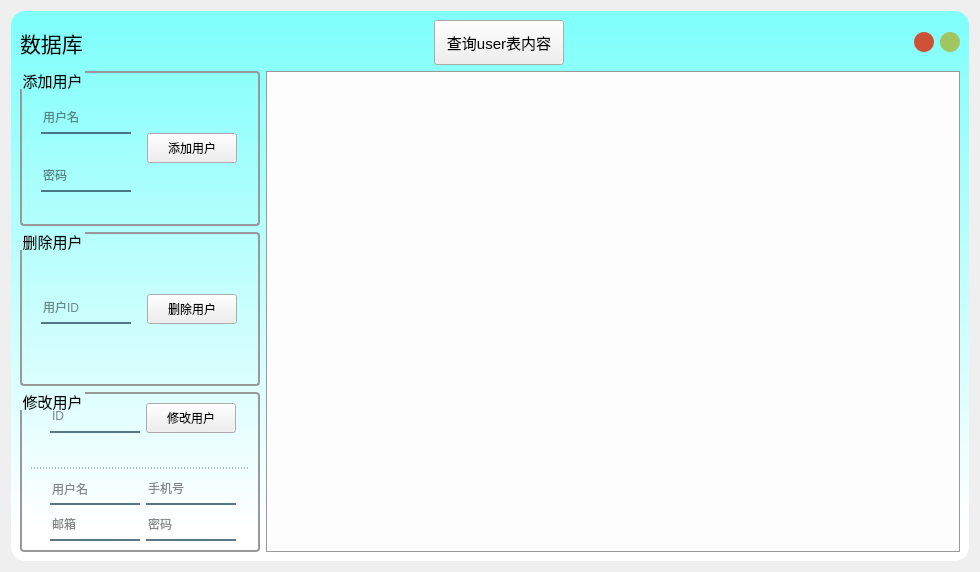
<?xml version="1.0" encoding="UTF-8"?>
<ui version="4.0">
 <class>Frame</class>
 <widget class="QFrame" name="Frame">
  <property name="geometry">
   <rect>
    <x>0</x>
    <y>0</y>
    <width>980</width>
    <height>572</height>
   </rect>
  </property>
  <property name="minimumSize">
   <size>
    <width>980</width>
    <height>0</height>
   </size>
  </property>
  <property name="windowTitle">
   <string>数据库</string>
  </property>
  <property name="windowIcon">
   <iconset resource="../res/app.qrc">
    <normaloff>:/icon/icon/首页.ico</normaloff>:/icon/icon/首页.ico</iconset>
  </property>
  <property name="styleSheet">
   <string notr="true">QPushButton#close_pushButton{
 background-color: #ce5137;
 border-radius:10px;
}

QPushButton#close_pushButton:hover{
 background-size: cover;
 background-image: url(:/icon/icon/close.svg);
}

QPushButton#min_pushButton{
 background-color: #a1c661;
 border-radius:10px;
}

QPushButton#min_pushButton:hover{
 background-size: cover;
 background-image: url(:/icon/icon/minimize.svg);
}

QWidget#widget{
background-color: qlineargradient(spread:pad, x1:0.5, y1:0, x2:0.5, y2:1, stop:0.0284091 rgba(129, 255, 251, 255), stop:0.9375 rgba(255, 255, 255, 255));

border-radius: 14;
}

QTableWidget, QTableView
{
    gridline-color: #999999;    /*表格中的网格线条颜色*/
    background: #FDFDFD;
    /*设置交替颜色，需要在函数属性中设置:tableWidget-&gt;setAlternatingRowColors(true)*/
    alternate-background-color: #EEEEEF;
    /*selection-color:#FDFDFD;    鼠标选中时前景色：文字颜色*/
    selection-background-color:#8BF;   /*鼠标选中时背景色*/
    border:1px solid #999999;  /*边框线的宽度、颜色*/
    /*border:none;    去除边界线*/
    /*border-radius:5px;*/
    /*padding:10px 10px;*/  /*表格与边框的间距*/
}
QTableView::item, QTabWidget::item{
    background: transparent;
	outline-style: none;
	border: none;
}

QTableView::item:hover {
	background: #8BF;
    border: 1px solid #EA2;
}

QTableView::item:selected {
	background: #8BF;
	color: #EEEEEF;
}

QTableView::item:selected:active {
	background: #59F;
	color: #EEEEEF;
}

QTableWidget QComboBox{
    margin: 2px;
    border: none;
}


QGroupBox {
border: 2px solid #999999;
border-radius: 4px;
margin-top: 0.5em;
}
QGroupBox::title {
subcontrol-origin: margin;
subcontrol-position: top left;
left: 1em;
top: 0.1em;
}
</string>
  </property>
  <layout class="QHBoxLayout" name="horizontalLayout">
   <item>
    <widget class="QWidget" name="widget" native="true">
     <property name="minimumSize">
      <size>
       <width>950</width>
       <height>550</height>
      </size>
     </property>
     <layout class="QVBoxLayout" name="verticalLayout_5">
      <item>
       <layout class="QHBoxLayout" name="horizontalLayout_6">
        <item>
         <layout class="QHBoxLayout" name="horizontalLayout_5">
          <item>
           <widget class="QLabel" name="label">
            <property name="font">
             <font>
              <family>楷体</family>
              <pointsize>16</pointsize>
              <weight>50</weight>
              <bold>false</bold>
             </font>
            </property>
            <property name="text">
             <string>数据库</string>
            </property>
           </widget>
          </item>
          <item>
           <spacer name="horizontalSpacer_2">
            <property name="orientation">
             <enum>Qt::Horizontal</enum>
            </property>
            <property name="sizeHint" stdset="0">
             <size>
              <width>88</width>
              <height>20</height>
             </size>
            </property>
           </spacer>
          </item>
          <item>
           <widget class="QPushButton" name="fresh_pushButton">
            <property name="minimumSize">
             <size>
              <width>130</width>
              <height>45</height>
             </size>
            </property>
            <property name="font">
             <font>
              <pointsize>11</pointsize>
             </font>
            </property>
            <property name="text">
             <string>查询user表内容</string>
            </property>
           </widget>
          </item>
          <item>
           <spacer name="horizontalSpacer">
            <property name="orientation">
             <enum>Qt::Horizontal</enum>
            </property>
            <property name="sizeHint" stdset="0">
             <size>
              <width>138</width>
              <height>20</height>
             </size>
            </property>
           </spacer>
          </item>
          <item>
           <widget class="QPushButton" name="close_pushButton">
            <property name="minimumSize">
             <size>
              <width>20</width>
              <height>20</height>
             </size>
            </property>
            <property name="maximumSize">
             <size>
              <width>20</width>
              <height>20</height>
             </size>
            </property>
            <property name="cursor">
             <cursorShape>PointingHandCursor</cursorShape>
            </property>
            <property name="text">
             <string/>
            </property>
           </widget>
          </item>
          <item>
           <widget class="QPushButton" name="min_pushButton">
            <property name="minimumSize">
             <size>
              <width>20</width>
              <height>20</height>
             </size>
            </property>
            <property name="maximumSize">
             <size>
              <width>20</width>
              <height>20</height>
             </size>
            </property>
            <property name="cursor">
             <cursorShape>PointingHandCursor</cursorShape>
            </property>
            <property name="text">
             <string/>
            </property>
           </widget>
          </item>
         </layout>
        </item>
       </layout>
      </item>
      <item>
       <layout class="QFormLayout" name="formLayout_3">
        <item row="0" column="0">
         <layout class="QVBoxLayout" name="verticalLayout_4">
          <item>
           <widget class="QGroupBox" name="groupBox_2">
            <property name="minimumSize">
             <size>
              <width>240</width>
              <height>110</height>
             </size>
            </property>
            <property name="maximumSize">
             <size>
              <width>240</width>
              <height>16777215</height>
             </size>
            </property>
            <property name="font">
             <font>
              <pointsize>11</pointsize>
             </font>
            </property>
            <property name="title">
             <string>添加用户</string>
            </property>
            <layout class="QHBoxLayout" name="horizontalLayout_3">
             <item>
              <layout class="QVBoxLayout" name="verticalLayout_2">
               <item>
                <widget class="QLineEdit" name="add_user_of_user_name_lineEdit">
                 <property name="minimumSize">
                  <size>
                   <width>90</width>
                   <height>30</height>
                  </size>
                 </property>
                 <property name="maximumSize">
                  <size>
                   <width>90</width>
                   <height>30</height>
                  </size>
                 </property>
                 <property name="font">
                  <font>
                   <pointsize>9</pointsize>
                  </font>
                 </property>
                 <property name="styleSheet">
                  <string notr="true">background-color:rgba(0,0,0,0);
border:none;
border-bottom:2px solid rgba(46,82,101,200);
color:rgba(0,0,0,240);
padding-bottom:2px;</string>
                 </property>
                 <property name="placeholderText">
                  <string>用户名</string>
                 </property>
                </widget>
               </item>
               <item>
                <widget class="QLineEdit" name="add_user_of_password_lineEdit">
                 <property name="minimumSize">
                  <size>
                   <width>90</width>
                   <height>30</height>
                  </size>
                 </property>
                 <property name="maximumSize">
                  <size>
                   <width>90</width>
                   <height>30</height>
                  </size>
                 </property>
                 <property name="font">
                  <font>
                   <pointsize>9</pointsize>
                  </font>
                 </property>
                 <property name="styleSheet">
                  <string notr="true">background-color:rgba(0,0,0,0);
border:none;
border-bottom:2px solid rgba(46,82,101,200);
color:rgba(0,0,0,240);
padding-bottom:2px;</string>
                 </property>
                 <property name="placeholderText">
                  <string>密码</string>
                 </property>
                </widget>
               </item>
              </layout>
             </item>
             <item>
              <widget class="QPushButton" name="add_user_pushButton">
               <property name="minimumSize">
                <size>
                 <width>90</width>
                 <height>30</height>
                </size>
               </property>
               <property name="maximumSize">
                <size>
                 <width>90</width>
                 <height>30</height>
                </size>
               </property>
               <property name="text">
                <string>添加用户</string>
               </property>
              </widget>
             </item>
            </layout>
           </widget>
          </item>
          <item>
           <widget class="QGroupBox" name="groupBox">
            <property name="minimumSize">
             <size>
              <width>240</width>
              <height>80</height>
             </size>
            </property>
            <property name="maximumSize">
             <size>
              <width>240</width>
              <height>16777215</height>
             </size>
            </property>
            <property name="font">
             <font>
              <pointsize>11</pointsize>
             </font>
            </property>
            <property name="title">
             <string>删除用户</string>
            </property>
            <layout class="QHBoxLayout" name="horizontalLayout_2">
             <item>
              <widget class="QLineEdit" name="delete_user_of_id_lineEdit">
               <property name="minimumSize">
                <size>
                 <width>90</width>
                 <height>30</height>
                </size>
               </property>
               <property name="maximumSize">
                <size>
                 <width>90</width>
                 <height>30</height>
                </size>
               </property>
               <property name="font">
                <font>
                 <pointsize>9</pointsize>
                </font>
               </property>
               <property name="styleSheet">
                <string notr="true">background-color:rgba(0,0,0,0);
border:none;
border-bottom:2px solid rgba(46,82,101,200);
color:rgba(0,0,0,240);
padding-bottom:2px;</string>
               </property>
               <property name="text">
                <string/>
               </property>
               <property name="alignment">
                <set>Qt::AlignLeading|Qt::AlignLeft|Qt::AlignVCenter</set>
               </property>
               <property name="placeholderText">
                <string>用户ID</string>
               </property>
              </widget>
             </item>
             <item>
              <widget class="QPushButton" name="delete_user_pushButton">
               <property name="minimumSize">
                <size>
                 <width>90</width>
                 <height>30</height>
                </size>
               </property>
               <property name="maximumSize">
                <size>
                 <width>90</width>
                 <height>30</height>
                </size>
               </property>
               <property name="text">
                <string>删除用户</string>
               </property>
              </widget>
             </item>
            </layout>
           </widget>
          </item>
          <item>
           <widget class="QGroupBox" name="groupBox_3">
            <property name="minimumSize">
             <size>
              <width>240</width>
              <height>160</height>
             </size>
            </property>
            <property name="maximumSize">
             <size>
              <width>240</width>
              <height>16777215</height>
             </size>
            </property>
            <property name="font">
             <font>
              <pointsize>11</pointsize>
             </font>
            </property>
            <property name="title">
             <string>修改用户</string>
            </property>
            <layout class="QVBoxLayout" name="verticalLayout">
             <item>
              <layout class="QFormLayout" name="formLayout_2">
               <property name="labelAlignment">
                <set>Qt::AlignCenter</set>
               </property>
               <property name="formAlignment">
                <set>Qt::AlignHCenter|Qt::AlignTop</set>
               </property>
               <item row="0" column="0">
                <widget class="QLineEdit" name="change_user_of_id_lineEdit">
                 <property name="minimumSize">
                  <size>
                   <width>90</width>
                   <height>30</height>
                  </size>
                 </property>
                 <property name="maximumSize">
                  <size>
                   <width>90</width>
                   <height>30</height>
                  </size>
                 </property>
                 <property name="font">
                  <font>
                   <pointsize>9</pointsize>
                  </font>
                 </property>
                 <property name="styleSheet">
                  <string notr="true">background-color:rgba(0,0,0,0);
border:none;
border-bottom:2px solid rgba(46,82,101,200);
color:rgba(0,0,0,240);
padding-bottom:2px;</string>
                 </property>
                 <property name="placeholderText">
                  <string>ID</string>
                 </property>
                </widget>
               </item>
               <item row="0" column="1">
                <widget class="QPushButton" name="change_user_pushButton">
                 <property name="minimumSize">
                  <size>
                   <width>90</width>
                   <height>30</height>
                  </size>
                 </property>
                 <property name="maximumSize">
                  <size>
                   <width>90</width>
                   <height>30</height>
                  </size>
                 </property>
                 <property name="text">
                  <string>修改用户</string>
                 </property>
                </widget>
               </item>
              </layout>
             </item>
             <item>
              <widget class="QLineEdit" name="change_user_of_user_name_lineEdit_2">
               <property name="enabled">
                <bool>false</bool>
               </property>
               <property name="maximumSize">
                <size>
                 <width>16777215</width>
                 <height>5</height>
                </size>
               </property>
               <property name="font">
                <font>
                 <pointsize>9</pointsize>
                </font>
               </property>
               <property name="styleSheet">
                <string notr="true">background-color:rgba(0,0,0,0);
border:none;
border-bottom:1px dashed rgba(46,82,101,200);
color:rgba(0,0,0,240);
padding-bottom:1px;</string>
               </property>
               <property name="readOnly">
                <bool>true</bool>
               </property>
               <property name="placeholderText">
                <string/>
               </property>
              </widget>
             </item>
             <item>
              <layout class="QFormLayout" name="formLayout">
               <property name="labelAlignment">
                <set>Qt::AlignCenter</set>
               </property>
               <property name="formAlignment">
                <set>Qt::AlignHCenter|Qt::AlignTop</set>
               </property>
               <item row="0" column="0">
                <widget class="QLineEdit" name="change_user_of_user_name_lineEdit">
                 <property name="minimumSize">
                  <size>
                   <width>90</width>
                   <height>30</height>
                  </size>
                 </property>
                 <property name="maximumSize">
                  <size>
                   <width>90</width>
                   <height>30</height>
                  </size>
                 </property>
                 <property name="font">
                  <font>
                   <pointsize>9</pointsize>
                  </font>
                 </property>
                 <property name="styleSheet">
                  <string notr="true">background-color:rgba(0,0,0,0);
border:none;
border-bottom:2px solid rgba(46,82,101,200);
color:rgba(0,0,0,240);
padding-bottom:1px;</string>
                 </property>
                 <property name="placeholderText">
                  <string>用户名</string>
                 </property>
                </widget>
               </item>
               <item row="0" column="1">
                <widget class="QLineEdit" name="change_user_of_phone_lineEdit">
                 <property name="minimumSize">
                  <size>
                   <width>90</width>
                   <height>30</height>
                  </size>
                 </property>
                 <property name="maximumSize">
                  <size>
                   <width>90</width>
                   <height>30</height>
                  </size>
                 </property>
                 <property name="font">
                  <font>
                   <pointsize>9</pointsize>
                  </font>
                 </property>
                 <property name="styleSheet">
                  <string notr="true">background-color:rgba(0,0,0,0);
border:none;
border-bottom:2px solid rgba(46,82,101,200);
color:rgba(0,0,0,240);
padding-bottom:2px;</string>
                 </property>
                 <property name="placeholderText">
                  <string>手机号</string>
                 </property>
                </widget>
               </item>
               <item row="1" column="0">
                <widget class="QLineEdit" name="change_user_of_email_lineEdit">
                 <property name="minimumSize">
                  <size>
                   <width>90</width>
                   <height>30</height>
                  </size>
                 </property>
                 <property name="maximumSize">
                  <size>
                   <width>90</width>
                   <height>30</height>
                  </size>
                 </property>
                 <property name="font">
                  <font>
                   <pointsize>9</pointsize>
                  </font>
                 </property>
                 <property name="styleSheet">
                  <string notr="true">background-color:rgba(0,0,0,0);
border:none;
border-bottom:2px solid rgba(46,82,101,200);
color:rgba(0,0,0,240);
padding-bottom:2px;</string>
                 </property>
                 <property name="placeholderText">
                  <string>邮箱</string>
                 </property>
                </widget>
               </item>
               <item row="1" column="1">
                <widget class="QLineEdit" name="change_user_of_password_lineEdit">
                 <property name="minimumSize">
                  <size>
                   <width>90</width>
                   <height>30</height>
                  </size>
                 </property>
                 <property name="maximumSize">
                  <size>
                   <width>90</width>
                   <height>30</height>
                  </size>
                 </property>
                 <property name="font">
                  <font>
                   <pointsize>9</pointsize>
                  </font>
                 </property>
                 <property name="styleSheet">
                  <string notr="true">background-color:rgba(0,0,0,0);
border:none;
border-bottom:2px solid rgba(46,82,101,200);
color:rgba(0,0,0,240);
padding-bottom:2px;</string>
                 </property>
                 <property name="placeholderText">
                  <string>密码</string>
                 </property>
                </widget>
               </item>
              </layout>
             </item>
            </layout>
           </widget>
          </item>
         </layout>
        </item>
        <item row="0" column="1">
         <widget class="QTableWidget" name="tableWidget">
          <property name="minimumSize">
           <size>
            <width>600</width>
            <height>400</height>
           </size>
          </property>
         </widget>
        </item>
       </layout>
      </item>
     </layout>
    </widget>
   </item>
  </layout>
 </widget>
 <resources>
  <include location="../res/app.qrc"/>
 </resources>
 <connections/>
</ui>
